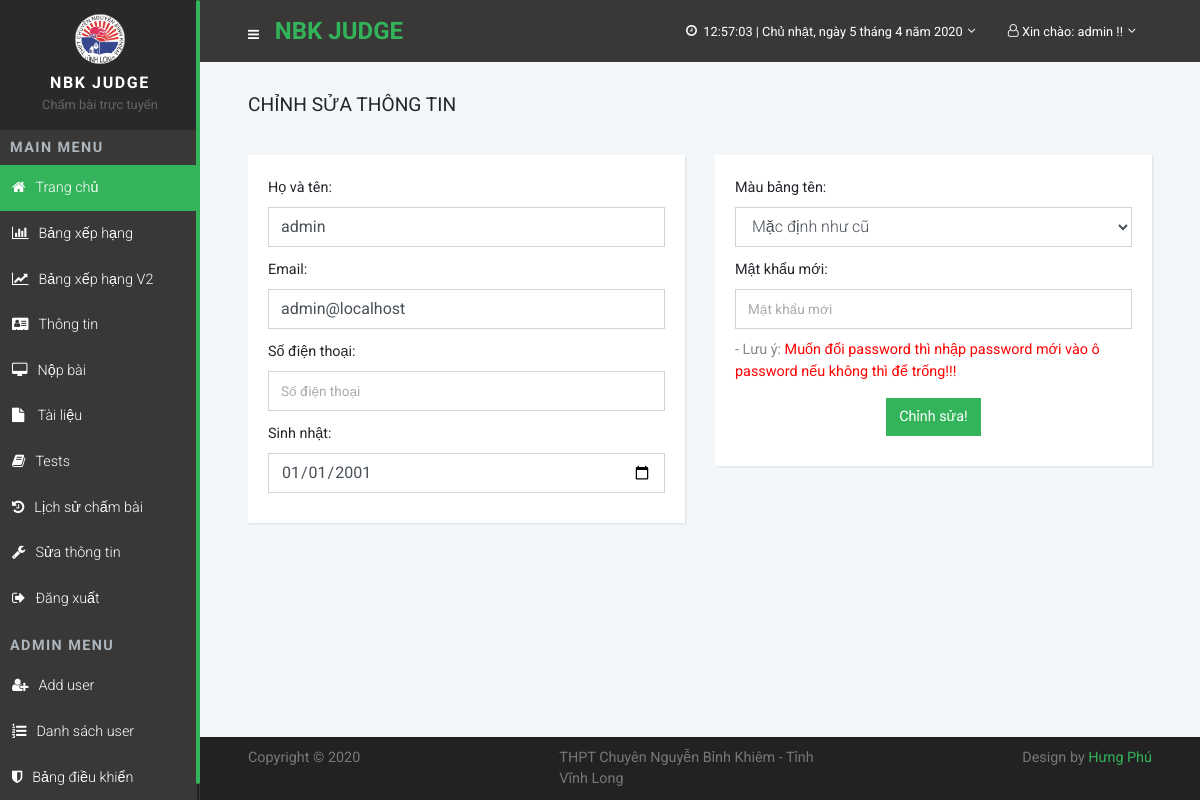
The page /profile.php (signed in) on the database its author committed.
### tables this page shows
CREATE TABLE `members` (
  `id` int(11) NOT NULL,
  `username` varchar(128) NOT NULL,
  `password` varchar(32) NOT NULL,
  `email` varchar(255) NOT NULL,
  `phone` char(255) NOT NULL,
  `name` varchar(255) NOT NULL,
  `birthday` date NOT NULL,
  `color` text,
  `admin` int(1) NOT NULL DEFAULT '0'
);

### includes/config.php (called while the page is built, shortened)
<?php
	require_once("connect.php");
	$hp_main_sql_query = "SELECT * FROM caidat WHERE id='1'";
	$hp_main_get_setting = $db_connect->query($hp_main_sql_query);
	$hp_main_setting = $hp_main_get_setting->fetch_assoc();
	$hp_main_table = $hp_main_setting['cosodulieu'];
	$hp_main_info_name = "NBK Judge";
	$hp_main_info_name_2 = "Chấm bài trực tuyến";
	$hp_main_info_school_logo = "img/logo.png";
?>

### profile.php (the view, shortened to what this page needs)
<?php
	include_once("includes/header.php");
	if (!$_SESSION['user_id']){
		print "<script>Swal.fire('Chưa đăng nhập!', 'Hệ thống đang chuyển hướng về trang đăng nhập', 'error' );</script>";
		include_once("includes/footer.php");
		print "<meta http-equiv='refresh' content='0; ./?NBKJudge=login'>";
		exit;
	} else {
		$user_id = intval($_SESSION['user_id']);
		$hp_sql_query = "SELECT * FROM ".$hp_main_table." WHERE id='{$user_id}'";
		$hp_get_member = $db_connect->query($hp_sql_query);
		$hp_member = $hp_get_member->fetch_assoc();
	if (isset($_GET['action']) && $_GET['action']=="edit") {
		$ten = addslashes( $_POST['name'] );
		$pass = md5( addslashes( $_POST['pass'] ) );
		$birthday = addslashes( $_POST['birthday'] );
		$phone = addslashes( $_POST['phone'] );
		$email = addslashes( $_POST['email'] );
		$color = addslashes( $_POST['color'] );
		$sql="
		UPDATE `".$hp_main_table."` SET
		`email` = '".$email."',
		`phone` = '".$phone."',
		`name` = '".$ten."',
		`color` = '".$color."',
		`birthday` = '".$birthday."' WHERE `id` =$user_id LIMIT 1 ;";
		if ($sua = $db_connect->query($sql)){
			if (isset($_POST['pass'])&&$_POST['pass']!="") {
				$sql_pass = "UPDATE `".$hp_main_table."` SET `password` = '".$pass."' WHERE `id` = '$user_id' LIMIT 1 ;";
				$suapass = $db_connect->query($sql_pass);
			}
			print "<script>Swal.fire( 'Chỉnh sửa thành công!', 'Hệ thống đang chuyển hướng về trang chủ', 'success' );</script>";
			include_once("includes/footer.php");
			print "<meta http-equiv='refresh' content='0; ./'>";
			exit;
		} else {
			print "<script>Swal.fire( 'Chỉnh sửa thất bại!', 'Hệ thống đang chuyển hướng về trang chỉnh sửa', 'error' );</script>";
			include_once("includes/footer.php");
			print "<meta http-equiv='refresh' content='0; ./?NBKJudge=profile'>";
			exit;
		}
	}
	else {
print <<<EOF
<section class="forms">
    <div class="container-fluid">
        <header>
            <h1 class="h3 display">CHỈNH SỬA THÔNG TIN</h1>
        </header>
        <div class="row">
				<div class="col-lg-6">
					<div class="card">
						<div class="card-body">
							<form action="./profile.php?action=edit" method="post">
								<div class="form-group">
									<label>Họ và tên:</label>
									<input type="text" placeholder="Họ và tên" value="{$hp_member['name']}" name="name" class="form-control">
								</div>
								<div class="form-group">
									<label>Email:</label>
									<input type="email" placeholder="Email" value="{$hp_member['email']}" name="email" class="form-control">
								</div>
								<div class="form-group">
									<label>Số điện thoại:</label>
									<input type="tel" placeholder="Số điện thoại" value="{$hp_member['phone']}" name="phone" class="form-control">
								</div>
								<div class="form-group">
									<label>Sinh nhật:</label>
									<input type="date" placeholder="Sinh nhật" value="{$hp_member['birthday']}" name="birthday" class="form-control">
								</div>
						</div>
					</div>
				</div>
				<div class="col-lg-6">
					<div class="card">
						<div class="card-body">
								<div class="form-group">
									<label>Màu bảng tên:</label>
									<select name="color" class="form-control">
										<option value="{$hp_member['color']}">Mặc định như cũ</option>
									</select>
								</div>
								<div class="form-group">
									<label>Mật khẩu mới:</label>
									<input type="password" placeholder="Mật khẩu mới" name="pass" class="form-control">
								</div>
								<p>- Lưu ý: <font color="red">Muốn đổi password thì nhập password mới vào ô password nếu không thì để trống!!!</font></p>
								<div class="form-group">
									<center><input type="submit" name="submit" value="Chỉnh sửa!" class="btn btn-primary"></center>
								</div>
						</div>
					</div>
				</div>
			</div>
    </div>
</section>
EOF;
	}
}
?>
<?php include_once("includes/footer.php"); ?>

### includes/header.php (shortened to what this page needs)
<?php
	require_once("config.php");
?>
<!DOCTYPE html>
<html>
  <head>
    <link rel="stylesheet" href="vendor/bootstrap/css/bootstrap.min.css">
    <link rel="stylesheet" href="vendor/font-awesome/css/font-awesome.min.css">
    <link rel="stylesheet" href="css/fontastic.css">
    <link rel="stylesheet" href="css/grasp_mobile_progress_circle-1.0.0.min.css">
    <link rel="stylesheet" href="vendor/malihu-custom-scrollbar-plugin/jquery.mCustomScrollbar.css">
    <link rel="stylesheet" href="css/style.default.css" id="theme-stylesheet">
    <link rel="stylesheet" href="css/custom.css">
	<link href="css/toastr.css" rel="stylesheet"/>
  </head>
  <body>
    <nav class="side-navbar">
      <div class="side-navbar-wrapper">
        <div class="sidenav-header d-flex align-items-center justify-content-center">
          <div class="sidenav-header-inner text-center"><img src="<?php echo $hp_main_info_school_logo; ?>" alt="logo" class="img-fluid rounded-circle">
            <h2 class="h5"><?php echo $hp_main_info_name; ?></h2><span><?php echo $hp_main_info_name_2; ?></span>
          </div>
        </div>
		<div class="main-menu">
          <h5 class="sidenav-heading">MAIN MENU</h5>
          <ul id="side-main-menu" class="side-menu list-unstyled">
            <li <?php if (($_GET["NBKJudge"])==""){echo 'class="active"';} ?>>
				<a href="./"><i class="fa fa-home" aria-hidden="true"></i>Trang chủ</a>
			</li>
			<li <?php if (($_GET["NBKJudge"])=="rank"){echo 'class="active"';} ?>>
				<a href="./?NBKJudge=rank"> <i class="fa fa-bar-chart" aria-hidden="true"></i>Bảng xếp hạng</a>
			</li>
			<li <?php if (($_GET["NBKJudge"])=="rankv2"){echo 'class="active"';} ?>>
				<a href="./?NBKJudge=rankv2"> <i class="fa fa-line-chart" aria-hidden="true"></i>Bảng xếp hạng V2</a>
			</li>
            <li <?php if (($_GET["NBKJudge"])=="about"){echo 'class="active"';} ?>>
				<a href="./?NBKJudge=about"><i class="fa fa-address-card" aria-hidden="true"></i></i>Thông tin</a>
			</li>
<?php
if (!isset($_SESSION['user_id']) || !$_SESSION['user_id']){
	echo '<li '; if (($_GET["NBKJudge"])=="login") echo 'class="active"';
	echo '><a href="./?NBKJudge=login"><i class="fa fa-sign-in" aria-hidden="true"></i> Đăng nhập</a></li>';
	echo '<li '; if (($_GET["NBKJudge"])=="register") echo 'class="active"';
	echo '><a href="./?NBKJudge=register"><i class="fa fa-user-plus" aria-hidden="true"></i>Đăng kí</a></li>';
	echo '</ul></div>';
} else {
	echo '<li '; if (($_GET["NBKJudge"])=="submit"){echo 'class="active"';}
	echo '><a href="./?NBKJudge=submit"><i class="fa fa-desktop" aria-hidden="true"></i>Nộp bài</a></li>';
	echo '<li '; if (($_GET["NBKJudge"])=="document"){echo 'class="active"';}
	echo '><a href="./?NBKJudge=document"><i class="fa fa-file" aria-hidden="true"></i> Tài liệu</a></li>';
	echo '<li '; if (($_GET["NBKJudge"])=="tests"){echo 'class="active"';}
	echo '><a href="./?NBKJudge=tests"><i class="fa fa-book" aria-hidden="true"></i>Tests</a></li>';
	echo '<li '; if (($_GET["NBKJudge"])=="history"){echo 'class="active"';}
	echo '><a href="./?NBKJudge=history"><i class="fa fa-history" aria-hidden="true"></i>Lịch sử chấm bài</a></li>';
	echo '<li '; if (($_GET["NBKJudge"])=="profile"){echo 'class="active"';}
	echo '><a href="./?NBKJudge=profile"><i class="fa fa-wrench" aria-hidden="true"></i>Sửa thông tin</a></li>';
	echo '<li><a href="./?NBKJudge=logout"><i class="fa fa-sign-out"></i>Đăng xuất</a></li>';
	echo '</ul></div>';
	if ($_SESSION['user_admin'] == 1){
			echo '<div class="admin-menu">';
			echo '<h5 class="sidenav-heading">ADMIN MENU</h5>';
			echo '<ul id="side-admin-menu" class="side-menu list-unstyled">';
			echo '<li '; if (($_GET["NBKJudge"])=="register"){echo 'class="active"';}
			echo '><a href="./?NBKJudge=register"><i class="fa fa-user-plus" aria-hidden="true"></i>Add user</a></li>';
			echo '<li '; if (($_GET["NBKJudge"])=="listmember"){echo 'class="active"';}
			echo '><a href="./?NBKJudge=listmember"><i class="fa fa-list-ol" aria-hidden="true"></i>Danh sách user</a></li>';
			echo '<li '; if (($_GET["NBKJudge"])=="admin"){echo 'class="active"';}
			echo '><a href="./?NBKJudge=admin"><i class="fa fa-shield" aria-hidden="true"></i>Bảng điều khiển</a></li>';
			echo '</ul></div>';
	}
}
?>
        </div>
    </nav>
    <div class="page">
      <header class="header">
        <nav class="navbar">
          <div class="container-fluid">
            <div class="navbar-holder d-flex align-items-center justify-content-between">
              <div class="navbar-header"><a id="toggle-btn" href="#"><i class="fa fa-bars" aria-hidden="true"></i></a>
                  <div class="brand-text d-none d-md-inline-block"><span>&nbsp;&nbsp;&nbsp;</span><strong class="text-primary"><?php echo $hp_main_info_name; ?></strong></div></div>
			  <ul class="nav-menu list-unstyled d-flex flex-md-row align-items-md-center">
				<li class="nav-item dropdown"><a id="languages" rel="nofollow" data-target="#" href="#" data-toggle="dropdown" aria-haspopup="true" aria-expanded="false" class="nav-link language dropdown-toggle"><i class="fa fa-clock-o" aria-hidden="true"></i>
					<span id="date_time" class="d-none d-sm-inline-block"></span></a>
				</li>
				<li class="nav-item dropdown"><a id="languages" rel="nofollow" data-target="#" href="#" data-toggle="dropdown" aria-haspopup="true" aria-expanded="false" class="nav-link language dropdown-toggle">
<?php if (!isset($_SESSION['user_id']) || !$_SESSION['user_id']){
	echo '<i class="fa fa-user-o" aria-hidden="true"></i><span class="d-none d-sm-inline-block">Đăng nhập</span></a>';
	echo '<ul aria-labelledby="languages" class="dropdown-menu">';
print <<<EOF
<form action="./login.php?action=login" method="post" >
	<td>Tên đăng nhập: <input class="form-control" type="text" name="username" value=""></td>
	<td>Mật khẩu: <input class="form-control" type="password" name="password" value=""></td><br>
	<td><p align="center"><input class="btn btn-sm btn-primary" type="submit" name="submit" value="Đăng nhập"></p></td>
</form>
EOF;
} else {
	$hp_user_id = intval($_SESSION['user_id']);
	$hp_sql_query = "SELECT * FROM {$hp_main_table} WHERE id='{$hp_user_id}'";
	$hp_get_member = $db_connect->query($hp_sql_query);
	$hp_member = $hp_get_member->fetch_assoc();
	echo "<i class='fa fa-user-o' aria-hidden='true'></i><span class='d-none d-sm-inline-block'>Xin chào: {$hp_member['name']} !!</span></a>";
}
?>
				</li>
              </ul>
            </div>
          </div>
        </nav>
      </header>

### css/style.default.css (style rules this page uses)
a { display: inline-block; text-decoration: none; color: #fff; }
body { overflow-x: hidden; }
i { display: inline-block; }
span { display: inline-block; }
.page { position: absolute; top: 0; right: 0; -webkit-transition: width 0.3s linear; transition: width 0.3s linear; width: calc(100% - 200px); background-color: #F4F7FA; min-height: 100vh; padding-bottom: 50px; }
h2 { color: #555; font-weight: 400; }
.card { margin-bottom: 30px; -webkit-box-shadow: 1px 1px 2px rgba(0, 0, 0, 0.1); box-shadow: 1px 1px 2px rgba(0, 0, 0, 0.1); }
.card:not([class*="text"]) p { color: #888; }
.display { font-weight: 400 !important; }
section header { padding-top: 2rem; padding-bottom: 2rem; }
@media (min-width: 768px) { .container-fluid { padding: 0 3rem; } }
nav.navbar { background: #393836; padding: .8rem 0; }
nav.navbar .container-fluid { width: 100%; }
nav.navbar .navbar-holder { width: 100%; }
nav.navbar a { font-size: .8rem; color: #fff; position: relative; }
nav.navbar a.language span { margin-left: .2rem; vertical-align: middle; }
nav.navbar .brand-text { text-transform: uppercase; }
nav.navbar .brand-text strong { font-size: 1.5em; }
nav.navbar .nav-menu { margin-bottom: 0; }
nav.navbar .dropdown-toggle::after { border: none !important; content: '\f107'; vertical-align: baseline; font-family: 'FontAwesome'; margin-left: .3rem; }
.side-navbar { position: fixed; top: 0; left: 0; width: 200px; height: 100%; width: 200px; text-align: left; background: #393836; color: #fff; z-index: 999; overflow-y: auto; -webkit-transition: all 0.3s; transition: all 0.3s; }
.side-navbar li { position: relative; }
.side-navbar li a { position: relative; font-size: .9rem; font-weight: 300; color: #fff; text-decoration: none; width: 100%; padding: 12px; }
.side-navbar li.active > a { background: #33b35a; }
.side-navbar .sidenav-header { background: #292929; padding: 14px; margin-bottom: 10px; }
.side-navbar .sidenav-header img { width: 50px; height: 50px; }
.side-navbar .sidenav-header span { font-size: 0.8em; color: #666; }
.side-navbar .sidenav-header h2 { margin: 10px 0 0; text-transform: uppercase; letter-spacing: .1em; }
.side-navbar .sidenav-heading { font-weight: 700; color: #adb5bd; font-size: .9rem; text-transform: uppercase; letter-spacing: .1em; margin-left: 10px; margin-top: 10px; margin-bottom: 10px; }
.side-navbar span { display: inline-block; }
.side-navbar i { font-size: inherit; margin-right: 10px; }
label { font-size: .9rem; }
.form-control { height: calc(2.4rem + 2px); padding: 0.45rem 0.75rem; font-size: 1rem; line-height: 1.5; color: #495057; border-radius: 0; }
select.form-control { font-weight: 300; }
select.form-control option { color: #999; font-weight: 300; }
.form-group { margin-bottom: 10px; }
.forms p { font-size: 0.8rem; color: #868e96; }
@media (min-width: 768px) { .forms input.form-control { border-radius: 0; } }
@media (min-width: 768px) { .forms p { font-size: 0.9em; } }
.navbar { padding: 0.5rem 1rem; }
.btn { font-weight: 400; border: 1px solid transparent; padding: 0.45rem 0.75rem; font-size: 0.9rem; line-height: 1.5; border-radius: 0; -webkit-transition: color 0.15s ease-in-out, background-color 0.15s ease-in-out, border-color 0.15s ease-in-out, -webkit-box-shadow 0.15s ease-in-out; transition: color 0.15s ease-in-out, background-color 0.15s ease-in-out, border-color 0.15s ease-in-out, -webkit-box-shadow 0.15s ease-in-out; transition: color 0.15s ease-in-out, background-color 0.15s ease-in-out, border-color 0.15s ease-in-out, box-shadow 0.15s ease-in-out; transition: color 0.15s ease-in-out, background-color 0.15s ease-in-out, border-color 0.15s ease-in-out, box-shadow 0.15s ease-in-out, -webkit-box-shadow 0.15s ease-in-out; }
.btn-primary { color: color-yiq(#33b35a); background-color: #33b35a; border-color: #33b35a; }
body { font-family: "Roboto", sans-serif; font-size: 1rem; font-weight: 400; line-height: 1.5; color: #212529; background-color: #fff; }
a { color: #33b35a; text-decoration: none; }
h1, h2, h3, h4, h5, h6, .h1, .h2, .h3, .h4, .h5, .h6 { margin-bottom: 0.5rem; font-family: inherit; font-weight: 700; line-height: 1.1; color: inherit; }
h1, .h1 { font-size: 1.5rem; }
h2, .h2 { font-size: 1.3rem; }
h3, .h3 { font-size: 1.2rem; }
h5, .h5 { font-size: 1rem; }
.text-primary { color: #33b35a !important; }
.nav-link { padding: 0.5rem 1rem; }
.card { background-color: #fff; border: 0 solid #eee; border-radius: 0; }
.card-body { padding: 1.25rem; }

### rows shown on the page
members: name "admin", email "admin@localhost", birthday "01/01/2001"

### other values the page prints
$hp_main_info_name "NBK JUDGE"
$hp_main_info_name_2 "Chấm bài trực tuyến"
$hp_main_info_name_school_vi "THPT Chuyên Nguyễn Bỉnh Khiêm - Tỉnh Vĩnh Long"
